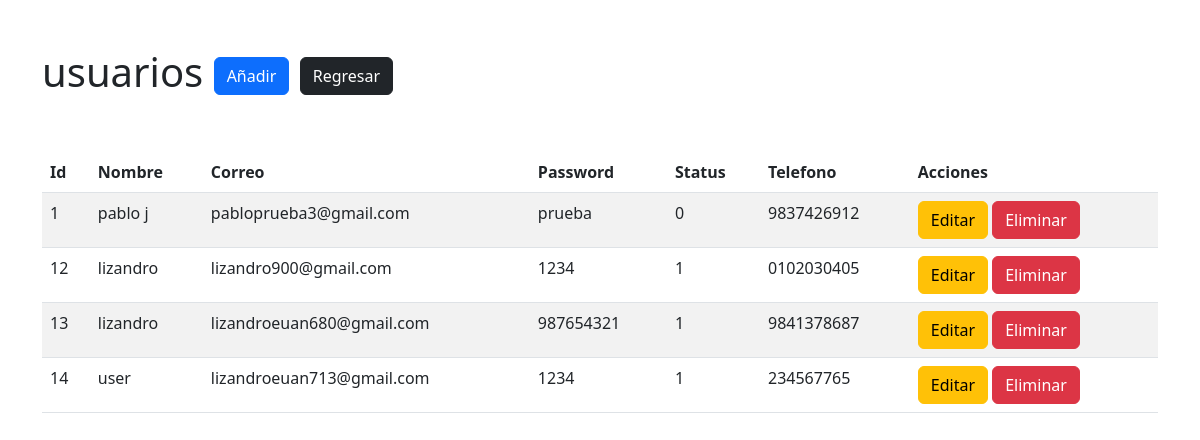
The page /modulos/usuarios/index.php (signed in) on the database its author committed.
### tables this page shows
CREATE TABLE `usuarios` (
  `ID` int(11) NOT NULL,
  `Nombre` varchar(150) NOT NULL,
  `Correo` varchar(150) NOT NULL,
  `Password` varchar(50) NOT NULL,
  `Status` int(1) NOT NULL DEFAULT 0,
  `Telefono` varchar(25) NOT NULL
);

CREATE TABLE `usuarios_status` (
  `ID` int(11) NOT NULL,
  `Status` varchar(20) NOT NULL
);

### modulos/usuarios/index.php (the view, shortened to what this page needs)
<?php
require_once('../../config/config.php');
$query = "SELECT u.ID, u.Nombre, u.Correo, u.Password, s.Status, u.Telefono FROM usuarios u LEFT JOIN usuarios_status s on u.Status = s.ID";
$result = $conexion->query($query);
?>
<!DOCTYPE html>
<html lang="en">
<head>
<link href="https://cdn.jsdelivr.net/npm/bootstrap@5.2.2/dist/css/bootstrap.min.css" rel="stylesheet">
</head>
<body>
    <div class="container fluid">
        <div class="row mt-5">
            <div class="col-6 ">
                <h1>usuarios <a href="form-insert.php" class="btn btn-primary">Añadir</a> <a href="http://localhost/spending_tracker/modulos/bienvenida/" class="btn btn-dark">Regresar</a></h1>
            </div>
        </div>
        <div class="row mt-5">
            <div class="col">
                <table class="table table-striped table-hover">
                    <thead>
                        <tr>
                            <th>Id</th>
                            <th>Nombre</th>
                            <th>Correo</th>
                            <th>Password</th>
                            <th>Status</th>
                            <th>Telefono</th>
                            <th>Acciones</th>
                        </tr>
                    </thead>
                    <tbody>
                        <?php
                        while($row = $result->fetch_assoc()){
                        ?>
                        <tr>
                            <td><?php echo $row['ID'] ?></td>
                            <td><?php echo $row['Nombre'] ?></td>
                            <td><?php echo $row['Correo'] ?></td>
                            <td><?php echo $row['Password'] ?></td>
                            <td><?php echo $row['Status'] ?></td>
                            <td><?php echo $row['Telefono'] ?></td>
                            <td>
                                <a href="form-update.php?ID=<?php echo $row['ID'] ?>" class="btn btn-warning">Editar</a>
                                <a href="../../config/delete_spending_u.php?ID=<?php echo $row['ID'] ?>" class="btn btn-danger">Eliminar</a>
                            </td>
                        </tr>
                        <?php }  ?>
                    </tbody>
                </table>
            </div>
        </div>
    </div>
</body>
</html>

### rows shown on the page
usuarios: ID "1", Nombre "pablo j", Correo "pabloprueba3@gmail.com", Password "prueba", usuarios_status.Status "0", Telefono "9837426912"
usuarios: ID "12", Nombre "lizandro", Correo "lizandro900@gmail.com", Password "1234", usuarios_status.Status "1", Telefono "0102030405"
usuarios: ID "13", Nombre "lizandro", Correo "lizandroeuan680@gmail.com", Password "987654321", usuarios_status.Status "1", Telefono "9841378687"
usuarios: ID "14", Nombre "user", Correo "lizandroeuan713@gmail.com", Password "1234", usuarios_status.Status "1", Telefono "234567765"
